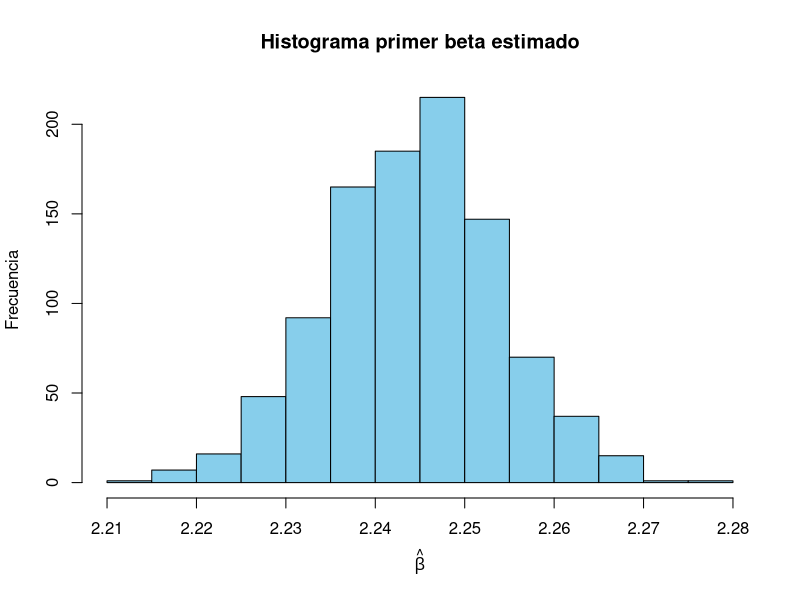
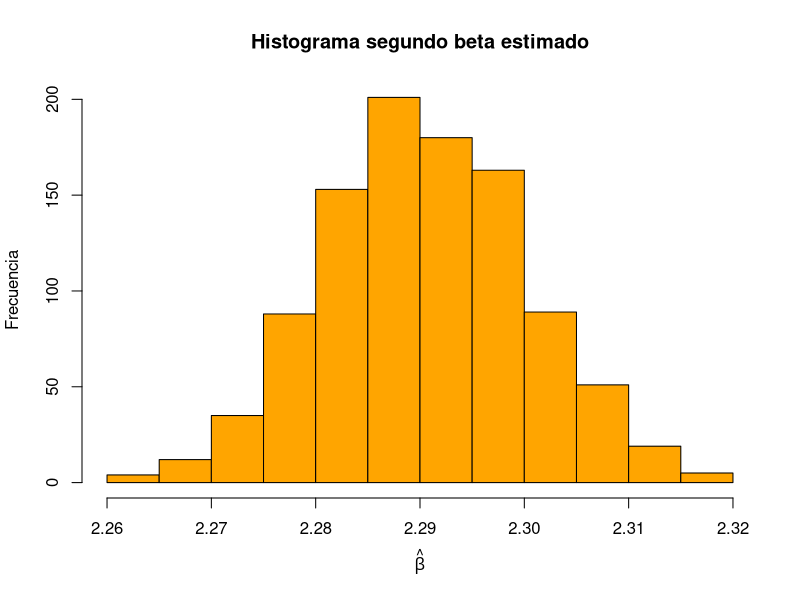

Source code (R) for these figures, in order: (Note: this script raises an error after producing the figures.)
## ---- chunk 1
n <- 1000 # tamaño de la muestra
x <- runif(n, 1, 10) # variable explicativa
error <- rnorm(n, 0, 3) # término de error
y <- 3 + 2*x + error # variable respuesta

# Inicializar vector para almacenar los estimadores
beta_est1 <- rep(0, 1000)

# Simular 1000 escenarios y calcular el estimador en cada uno
for (i in 1:1000) {
  set.seed(i) # cambiar la semilla en cada iteración
  error_i <- rnorm(n, 0, 1)
  y_i <- 1 + 2*x + error_i #Generar los valores de la variable de respuesta 
  beta_est1[i] <- sum(y_i/x)/n
}

# Graficar histograma de los estimadores
hist(beta_est1, main="Histograma primer beta estimado", xlab=expression(hat(beta)), ylab= "Frecuencia",col="skyblue")
## ---- chunk 2
n <- 1000 # Tamaño de muestra
x <- rnorm(n, 10, 2) # Variable explicativa
y <- 3 + 2*x + rnorm(n, 0, 3) # Variable respuesta

# Inicialización de vector para almacenar estimaciones de beta
beta_est2 <- rep(NA, 1000)

# Bucle for para simular 1000 escenarios
for (i in 1:1000) {
  set.seed(i) # cambiar la semilla en cada iteración
  # Muestreo con reemplazo de los datos
  index <- sample(n, replace = TRUE)
  x_i <- x[index]
  y_i <- y[index]
  
  # Cálculo de la estimación de beta
  beta_est2[i] <- sum(x_i*y_i) / sum(x_i^2)
}

# Histograma de las estimaciones de beta
hist(beta_est2, col = "orange", main = "Histograma segundo beta estimado",
xlab = expression(hat(beta)), ylab = "Frecuencia")

## ---- chunk 3
n <- 1000 # Tamaño de muestra
x <- rnorm(n, 10, 2) # Variable explicativa
y <- 3 + 2*x + rnorm(n, 0, 3) # Variable respuesta

# Inicialización de vector para almacenar estimaciones de beta
beta_est3 <- rep(NA, 1000)

# Bucle for para simular 1000 escenarios
for (i in 1:1000) {
  set.seed(i) # cambiar la semilla en cada iteración
  # Muestreo con reemplazo de los datos
  index <- sample(n, replace = TRUE)
  x_i <- x[index]
  y_i <- y[index]
  
  # Cálculo de la estimación de beta
  beta_est3[i] <- media(x_i)*media(y_i)*n^2 / sum(x_i)^2
}

# Histograma de las estimaciones de beta
hist(beta_est3, col = "purple", main = "Histograma tercer beta estimado",
     xlab = expression(hat(beta)), ylab = "Frecuencia")

## ---- chunk 4
set.seed(123)
n <- 1000 # Tamaño de muestra
x <- rnorm(n, 10, 2) # Variable explicativa
y <- 3 + 2*x + rnorm(n, 0, 3) # Variable respuesta

# Inicialización de vector para almacenar estimaciones de beta
beta_est4 <- rep(NA, 1000)

# Bucle for para simular 1000 escenarios
for (i in 1:1000) {
  # Muestreo con reemplazo de los datos
  index <- sample(n, replace = TRUE)
  x_i <- x[index]
  y_i <- y[index]
  
  # Cálculo de la media de x e y
  x_bar <- mean(x_i)  
  y_bar <- mean(y_i)
  
  # Cálculo de la estimación de beta
  numerador <- sum(x_i*(y_i - y_bar))
  denominador <- sum(x_i*(x_i - x_bar))
  beta_est4[i] <- numerador / denominador
}

# Histograma de las estimaciones de beta
hist(beta_est4, col = "#7EBF9B", main = "Histograma cuarto beta estimado",
     xlab = expression(hat(beta)), ylab = "Frecuencia")

## ---- chunk 5
# Resumen de los cuatro betas estimados
par(mfrow = c(2, 2)) # 4 paneles

# Graficas
hist(beta_est1, main="Histograma primer beta estimado", xlab=expression(hat(beta)), ylab= "Frecuencia",col="skyblue")
hist(beta_est2, col = "orange", main = "Histograma segundo beta estimado", xlab = expression(hat(beta)), ylab = "Frecuencia")
hist(beta_est3, col = "purple", main = "Histograma tercer beta estimado", xlab = expression(hat(beta)), ylab = "Frecuencia")
hist(beta_est4, col = "#7EBF9B", main = "Histograma cuarto beta estimado", xlab = expression(hat(beta)), ylab = "Frecuencia")

# Titulo general
main_title <- "Resumen de los cuatro betas estimados"
mtext(main_title, outer = TRUE, cex = 1.5)

## ---- chunk 6
#Sesgo y varianza estiamdor 1
# Calcular sesgo y varianza del estimador
E_xe <- mean(x*error)
Var_xe <- var(x*error)
E_x2 <- mean(x^2)
bias1 <- (E_xe/E_x2)*2 - 2
variance1 <- Var_xe/(n*E_x2^2)

# Imprimir resultados
cat("Sesgo:", bias, "\n")
cat("Varianza:", variance, "\n")
## ---- chunk 7
#Sesgo y varianza estimador 2
sesgo2 <- mean(beta_est2) - 2
varianza2 <- var(beta_est2)
print(paste0("Sesgo: ", sesgo))
print(paste0("Varianza: ", varianza))
## ---- chunk 8
#Sesgo y varianza estimador 3
# Calcular varianza y sesgo del tercer estimador
var_est3 <- var(beta_est3, na.rm = TRUE)
sesgo_est3 <- mean(beta_est3, na.rm = TRUE) - 2

# Imprimir varianza y sesgo
cat("Varianza del tercer estimador:", var_est3, "\n")
cat("Sesgo del tercer estimador:", sesgo_est3, "\n")
## ---- chunk 9
#Varianza y sesgo del cuarto estimador
var4 <- var(beta_est4) # Varianza
sesgo4 <- mean(beta_est4) - 2 # Sesgo
cat("Varianza del cuarto estimador:", var4, "\n")
cat("Sesgo del cuarto estimador:", sesgo4, "\n")
## ---- chunk 10
tablaVar <- data.frame(Estimador = c("beta_est1", "beta_est2", "beta_est3", "beta_est4"),
                    Sesgo = c(bias1, sesgo2, sesgo_est3, sesgo4),
                    Varianza = c(variance1, varianza2, var_est3, var4))
tablaVar
